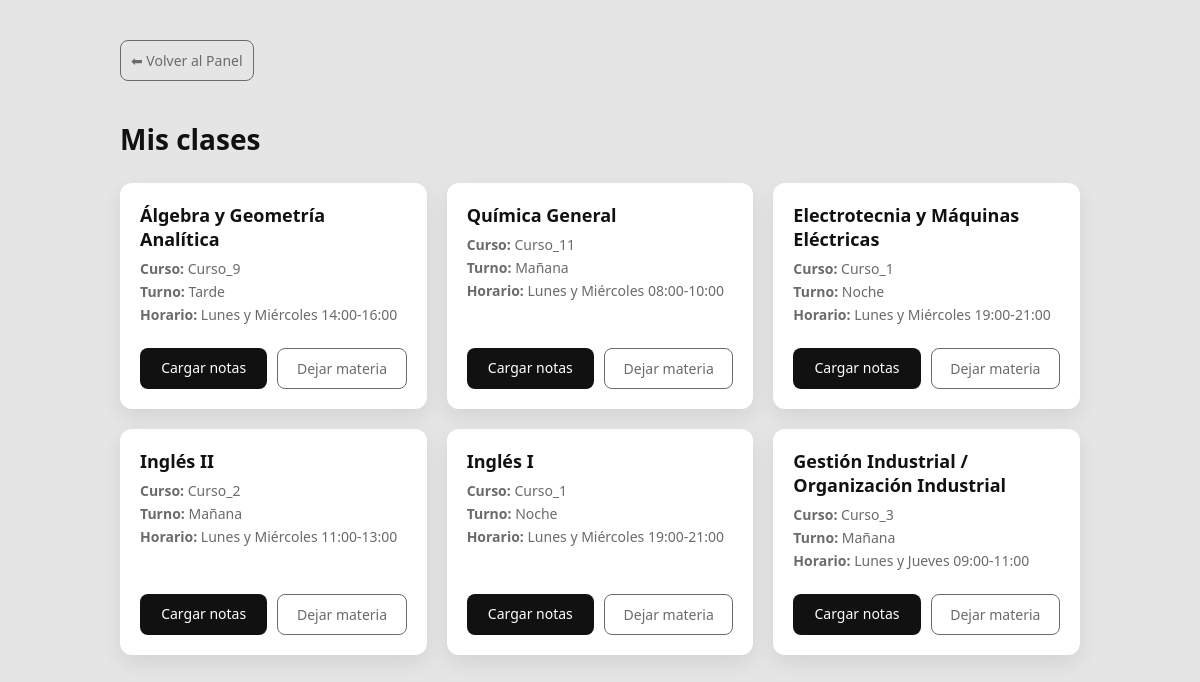
The page /profesores/mis-clases/ (signed in) on the database its author committed.
### UTN/models.py (models this page shows, shortened)
class ProfesorMateriaCurso(models.Model):
    id_profesor_mc = models.AutoField(primary_key=True)
    profesor = models.ForeignKey(
        Profesor,
        on_delete=models.CASCADE,
        related_name='materias_asignadas'
    )
    materia_curso = models.ForeignKey(
        MateriaCurso,
        on_delete=models.CASCADE,
        related_name='profesores'
    )
    class Meta:
        unique_together = ('profesor', 'materia_curso')

class MateriaCurso(models.Model):
    id_materia_curso = models.AutoField(primary_key=True)
    curso = models.ForeignKey(Curso, on_delete=models.CASCADE, related_name='materias')
    materia = models.ForeignKey(Materia, on_delete=models.CASCADE, related_name='cursos_ofrecidos')
    Opciones_Turno = [
        ('manana', 'Mañana'),
        ('tarde', 'Tarde'),
        ('noche', 'Noche'),
    ]
    turno_cursado = models.CharField(max_length=10, choices=Opciones_Turno)
    horario = models.CharField(max_length=50)
    modulo = models.CharField(max_length=50)
    grupo = models.CharField(max_length=50, null=True, blank=True)

class Materia(models.Model):
    nombre = models.CharField(max_length=100, default="")
    sigla = models.CharField(max_length=10, primary_key=True)
    ciclo_lectivo = models.PositiveIntegerField()
    correlativas_requeridas = models.ManyToManyField('self', blank=True, symmetrical=False, related_name='materias_que_la_requieren', verbose_name='Materias Correlativas Requeridas')
    def get_carreras_admin(self):
        """
        Genera una cadena de texto HTML para mostrar en el Admin con las carreras y sus IDs.
        """
        carreras = self.carreramateria_set.select_related('carrera').all()
        info_carreras = []
        for cm in carreras:
            info_carreras.append(f"{cm.carrera.nombre} (ID: **{cm.carrera.id_carrera}**)")
        return mark_safe("<br>".join(info_carreras))
    get_carreras_admin.short_description = 'Carreras Asociadas'

class Curso(models.Model):
    id_curso = models.AutoField(primary_key=True)
    nombre = models.CharField(max_length=50)
    nivel = models.CharField(max_length=20)
    numero = models.PositiveIntegerField()

### UTN/views.py (the view)
# urls.py: path("profesores/mis-clases/", mis_clases, name="mis_clases"),
@login_required
def mis_clases(request):
    profesor = request.user.profesor
    asignaciones = ProfesorMateriaCurso.objects.filter(
        profesor=profesor
    ).select_related("materia_curso", "materia_curso__materia", "materia_curso__curso")
    return render(request, "profesores/mis_clases.html", {
        "asignaciones": asignaciones
    })

### UTN/templates/profesores/mis_clases.html (shortened to what this page needs)
<!DOCTYPE html>
<html lang="es">
<head>
</head>
<body>
<div class="container">
    <a
    href="{% url 'dashboard' request.user.profesor.pk %}"
    class="btn btn-salir"
    style="margin-bottom:20px; display:inline-block;"
    >
        ⬅ Volver al Panel
    </a>
    <h1>Mis clases</h1>
    {% if asignaciones %}
        <div class="grid">
            {% for asignacion in asignaciones %}
                <div class="card">
                    <div>
                        <h2>{{ asignacion.materia_curso.materia.nombre }}</h2>
                        <p><strong>Curso:</strong> {{ asignacion.materia_curso.curso.nombre }}</p>
                        <p><strong>Turno:</strong> {{ asignacion.materia_curso.get_turno_cursado_display }}</p>
                        <p><strong>Horario:</strong> {{ asignacion.materia_curso.horario }}</p>
                    </div>
                    <div class="acciones">
                        <a
                            href="{% url 'cargar_nota' asignacion.materia_curso.id_materia_curso %}"
                            class="btn btn-notas"
                        >
                            Cargar notas
                        </a>
                        <a
                            href="{% url 'desasignar_materia' asignacion.materia_curso.id_materia_curso %}"
                            class="btn btn-salir"
                            onclick="return confirm('¿Seguro que querés dejar de dar esta materia?');"
                        >
                            Dejar materia
                        </a>
                    </div>
                </div>
            {% endfor %}
        </div>
    {% else %}
        <div class="empty">
            <h2>No tenés materias asignadas</h2>
            <p>Asignate una materia para comenzar.</p>
        </div>
    {% endif %}
</div>
</body>
</html>

### UTN/templates/profesores/mis_clases.html (style rules this page uses)
:root { --negro: #111; --gris-oscuro: #2f2f2f; --gris: #6b6b6b; --gris-claro: #e5e5e5; --blanco: #ffffff; }
* { box-sizing: border-box; font-family: "Segoe UI", system-ui, sans-serif; }
body { margin: 0; background-color: var(--gris-claro); color: var(--negro); }
.container { max-width: 1000px; margin: 40px auto; padding: 0 20px; }
h1 { margin-bottom: 25px; font-size: 28px; font-weight: 600; }
.grid { display: grid; grid-template-columns: repeat(auto-fill, minmax(280px, 1fr)); gap: 20px; }
.card { background-color: var(--blanco); border-radius: 12px; padding: 20px; box-shadow: 0 8px 20px rgba(0,0,0,0.08); display: flex; flex-direction: column; justify-content: space-between; }
.card h2 { font-size: 18px; margin: 0 0 8px; }
.card p { margin: 4px 0; color: var(--gris); font-size: 14px; }
.acciones { display: flex; gap: 10px; margin-top: 20px; }
.btn { flex: 1; padding: 10px; font-size: 14px; border-radius: 8px; cursor: pointer; text-align: center; text-decoration: none; border: none; transition: all 0.2s ease; }
.btn-notas { background-color: var(--negro); color: var(--blanco); }
.btn-salir { background-color: transparent; color: var(--gris); border: 1px solid var(--gris); }

### rows shown on the page
ProfesorMateriaCurso: materia_curso.materia.nombre "Álgebra y Geometría Analítica", materia_curso.curso.nombre "Curso_9", materia_curso.turno_cursado "Tarde", materia_curso.horario "Lunes y Miércoles 14:00-16:00"
ProfesorMateriaCurso: materia_curso.materia.nombre "Química General", materia_curso.curso.nombre "Curso_11", materia_curso.turno_cursado "Mañana", materia_curso.horario "Lunes y Miércoles 08:00-10:00"
ProfesorMateriaCurso: materia_curso.materia.nombre "Electrotecnia y Máquinas Eléctricas", materia_curso.curso.nombre "Curso_1", materia_curso.turno_cursado "Noche", materia_curso.horario "Lunes y Miércoles 19:00-21:00"
ProfesorMateriaCurso: materia_curso.materia.nombre "Inglés II", materia_curso.curso.nombre "Curso_2", materia_curso.turno_cursado "Mañana", materia_curso.horario "Lunes y Miércoles 11:00-13:00"
ProfesorMateriaCurso: materia_curso.materia.nombre "Inglés I", materia_curso.curso.nombre "Curso_1", materia_curso.turno_cursado "Noche", materia_curso.horario "Lunes y Miércoles 19:00-21:00"
ProfesorMateriaCurso: materia_curso.materia.nombre "Gestión Industrial / Organización Industrial", materia_curso.curso.nombre "Curso_3", materia_curso.turno_cursado "Mañana", materia_curso.horario "Lunes y Jueves 09:00-11:00"
